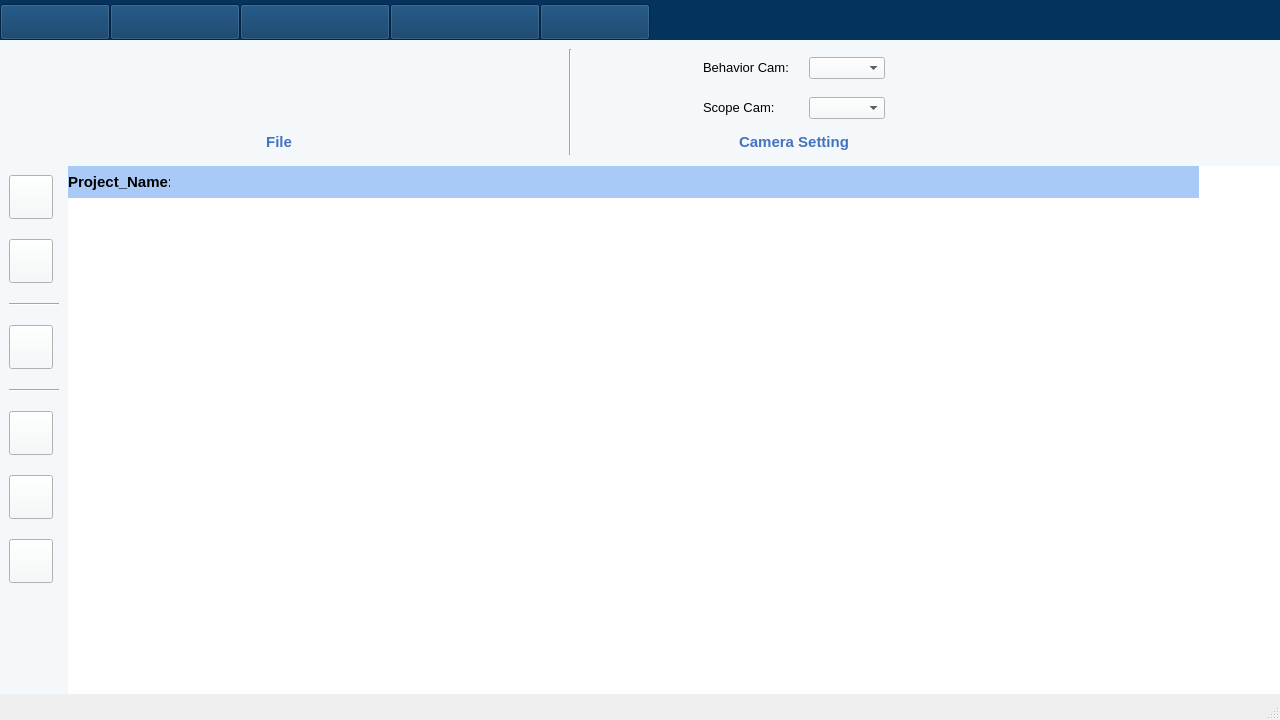
<?xml version="1.0" encoding="UTF-8"?>
<ui version="4.0">
 <class>MainWindow</class>
 <widget class="QMainWindow" name="MainWindow">
  <property name="geometry">
   <rect>
    <x>0</x>
    <y>0</y>
    <width>1280</width>
    <height>720</height>
   </rect>
  </property>
  <property name="minimumSize">
   <size>
    <width>1280</width>
    <height>720</height>
   </size>
  </property>
  <property name="windowTitle">
   <string>MainWindow</string>
  </property>
  <property name="styleSheet">
   <string notr="true">QStatusBar::tab{height:32}
</string>
  </property>
  <property name="tabShape">
   <enum>QTabWidget::Rounded</enum>
  </property>
  <widget class="QWidget" name="centralwidget">
   <property name="minimumSize">
    <size>
     <width>1280</width>
     <height>688</height>
    </size>
   </property>
   <layout class="QGridLayout" name="gridLayout_7">
    <property name="leftMargin">
     <number>0</number>
    </property>
    <property name="topMargin">
     <number>0</number>
    </property>
    <property name="rightMargin">
     <number>0</number>
    </property>
    <property name="bottomMargin">
     <number>0</number>
    </property>
    <property name="spacing">
     <number>0</number>
    </property>
    <item row="0" column="0">
     <layout class="QVBoxLayout" name="verticalLayout">
      <property name="spacing">
       <number>0</number>
      </property>
      <item>
       <widget class="QWidget" name="widget_33" native="true">
        <property name="sizePolicy">
         <sizepolicy hsizetype="Preferred" vsizetype="Fixed">
          <horstretch>0</horstretch>
          <verstretch>0</verstretch>
         </sizepolicy>
        </property>
        <property name="minimumSize">
         <size>
          <width>0</width>
          <height>40</height>
         </size>
        </property>
        <property name="maximumSize">
         <size>
          <width>16777215</width>
          <height>40</height>
         </size>
        </property>
        <property name="font">
         <font/>
        </property>
        <property name="styleSheet">
         <string notr="true">background-color: rgb(4, 51, 94);</string>
        </property>
        <layout class="QGridLayout" name="gridLayout">
         <property name="leftMargin">
          <number>0</number>
         </property>
         <property name="topMargin">
          <number>0</number>
         </property>
         <property name="rightMargin">
          <number>0</number>
         </property>
         <property name="bottomMargin">
          <number>0</number>
         </property>
         <property name="spacing">
          <number>0</number>
         </property>
         <item row="0" column="0">
          <widget class="QWidget" name="widget_36" native="true">
           <property name="font">
            <font/>
           </property>
           <property name="styleSheet">
            <string notr="true">background-color: rgb(4, 51, 94);</string>
           </property>
           <widget class="QPushButton" name="home_button">
            <property name="geometry">
             <rect>
              <x>0</x>
              <y>4</y>
              <width>110</width>
              <height>36</height>
             </rect>
            </property>
            <property name="sizePolicy">
             <sizepolicy hsizetype="Fixed" vsizetype="Fixed">
              <horstretch>0</horstretch>
              <verstretch>0</verstretch>
             </sizepolicy>
            </property>
            <property name="font">
             <font>
              <pointsize>13</pointsize>
              <weight>75</weight>
              <bold>true</bold>
             </font>
            </property>
            <property name="styleSheet">
             <string notr="true">color: rgb(255, 255, 255);</string>
            </property>
            <property name="text">
             <string/>
            </property>
           </widget>
           <widget class="QPushButton" name="offl_button">
            <property name="geometry">
             <rect>
              <x>240</x>
              <y>4</y>
              <width>150</width>
              <height>36</height>
             </rect>
            </property>
            <property name="sizePolicy">
             <sizepolicy hsizetype="Fixed" vsizetype="Fixed">
              <horstretch>0</horstretch>
              <verstretch>0</verstretch>
             </sizepolicy>
            </property>
            <property name="font">
             <font>
              <pointsize>13</pointsize>
              <weight>75</weight>
              <bold>true</bold>
             </font>
            </property>
            <property name="styleSheet">
             <string notr="true">color: rgb(255, 255, 255);</string>
            </property>
            <property name="text">
             <string/>
            </property>
           </widget>
           <widget class="QPushButton" name="onl_button">
            <property name="geometry">
             <rect>
              <x>390</x>
              <y>4</y>
              <width>150</width>
              <height>36</height>
             </rect>
            </property>
            <property name="sizePolicy">
             <sizepolicy hsizetype="Fixed" vsizetype="Fixed">
              <horstretch>0</horstretch>
              <verstretch>0</verstretch>
             </sizepolicy>
            </property>
            <property name="font">
             <font>
              <pointsize>13</pointsize>
              <weight>75</weight>
              <bold>true</bold>
             </font>
            </property>
            <property name="styleSheet">
             <string notr="true">color: rgb(255, 255, 255);</string>
            </property>
            <property name="text">
             <string/>
            </property>
           </widget>
           <widget class="QPushButton" name="daq_button">
            <property name="geometry">
             <rect>
              <x>110</x>
              <y>4</y>
              <width>130</width>
              <height>36</height>
             </rect>
            </property>
            <property name="sizePolicy">
             <sizepolicy hsizetype="Fixed" vsizetype="Fixed">
              <horstretch>0</horstretch>
              <verstretch>0</verstretch>
             </sizepolicy>
            </property>
            <property name="font">
             <font>
              <pointsize>13</pointsize>
              <weight>75</weight>
              <bold>true</bold>
             </font>
            </property>
            <property name="styleSheet">
             <string notr="true">color: rgb(255, 255, 255);</string>
            </property>
            <property name="text">
             <string/>
            </property>
           </widget>
           <widget class="QPushButton" name="dec_button">
            <property name="geometry">
             <rect>
              <x>540</x>
              <y>4</y>
              <width>110</width>
              <height>36</height>
             </rect>
            </property>
            <property name="sizePolicy">
             <sizepolicy hsizetype="Fixed" vsizetype="Fixed">
              <horstretch>0</horstretch>
              <verstretch>0</verstretch>
             </sizepolicy>
            </property>
            <property name="font">
             <font>
              <pointsize>13</pointsize>
              <weight>75</weight>
              <bold>true</bold>
             </font>
            </property>
            <property name="styleSheet">
             <string notr="true">color: rgb(255, 255, 255);</string>
            </property>
            <property name="text">
             <string/>
            </property>
           </widget>
          </widget>
         </item>
        </layout>
       </widget>
      </item>
      <item>
       <widget class="QStackedWidget" name="stackedWidget">
        <property name="minimumSize">
         <size>
          <width>0</width>
          <height>648</height>
         </size>
        </property>
        <property name="font">
         <font/>
        </property>
        <widget class="QWidget" name="Home">
         <layout class="QGridLayout" name="gridLayout_17">
          <property name="leftMargin">
           <number>0</number>
          </property>
          <property name="topMargin">
           <number>0</number>
          </property>
          <property name="rightMargin">
           <number>0</number>
          </property>
          <property name="bottomMargin">
           <number>0</number>
          </property>
          <property name="spacing">
           <number>0</number>
          </property>
          <item row="0" column="0">
           <widget class="QWidget" name="widget_68" native="true">
            <property name="sizePolicy">
             <sizepolicy hsizetype="Preferred" vsizetype="Fixed">
              <horstretch>0</horstretch>
              <verstretch>0</verstretch>
             </sizepolicy>
            </property>
            <property name="minimumSize">
             <size>
              <width>0</width>
              <height>126</height>
             </size>
            </property>
            <property name="maximumSize">
             <size>
              <width>16777215</width>
              <height>126</height>
             </size>
            </property>
            <property name="font">
             <font/>
            </property>
            <property name="styleSheet">
             <string notr="true">background-color: rgb(245, 248, 250);</string>
            </property>
            <layout class="QFormLayout" name="formLayout_3">
             <item row="0" column="0">
              <layout class="QGridLayout" name="gridLayout_8">
               <property name="horizontalSpacing">
                <number>20</number>
               </property>
               <item row="1" column="8">
                <widget class="QComboBox" name="HomeScopeCamList">
                 <property name="sizePolicy">
                  <sizepolicy hsizetype="Fixed" vsizetype="Fixed">
                   <horstretch>0</horstretch>
                   <verstretch>0</verstretch>
                  </sizepolicy>
                 </property>
                 <property name="minimumSize">
                  <size>
                   <width>76</width>
                   <height>22</height>
                  </size>
                 </property>
                 <property name="maximumSize">
                  <size>
                   <width>76</width>
                   <height>22</height>
                  </size>
                 </property>
                 <property name="font">
                  <font/>
                 </property>
                </widget>
               </item>
               <item row="0" column="2" rowspan="2">
                <widget class="QPushButton" name="HomeSaveButton">
                 <property name="sizePolicy">
                  <sizepolicy hsizetype="Fixed" vsizetype="Fixed">
                   <horstretch>0</horstretch>
                   <verstretch>0</verstretch>
                  </sizepolicy>
                 </property>
                 <property name="minimumSize">
                  <size>
                   <width>92</width>
                   <height>74</height>
                  </size>
                 </property>
                 <property name="maximumSize">
                  <size>
                   <width>92</width>
                   <height>74</height>
                  </size>
                 </property>
                 <property name="font">
                  <font/>
                 </property>
                 <property name="styleSheet">
                  <string notr="true">#HomeSaveButton{
background-color: transparent; 
border-image: url(:/home/Asset 3.png);
background:none;
border:none;
background-repeat:none;
}
#HomeSaveButton:pressed
{
border-image:url(:/home/Asset 3_pre.png);
background-repeat: no-repeat;
}
</string>
                 </property>
                 <property name="text">
                  <string/>
                 </property>
                </widget>
               </item>
               <item row="0" column="1" rowspan="2">
                <widget class="QPushButton" name="HomeLoadButton">
                 <property name="sizePolicy">
                  <sizepolicy hsizetype="Fixed" vsizetype="Fixed">
                   <horstretch>0</horstretch>
                   <verstretch>0</verstretch>
                  </sizepolicy>
                 </property>
                 <property name="minimumSize">
                  <size>
                   <width>92</width>
                   <height>74</height>
                  </size>
                 </property>
                 <property name="maximumSize">
                  <size>
                   <width>92</width>
                   <height>74</height>
                  </size>
                 </property>
                 <property name="font">
                  <font/>
                 </property>
                 <property name="styleSheet">
                  <string notr="true">#HomeLoadButton{
background-color: transparent; 
border-image: url(:/home/Asset 2.png);
background:none;
border:none;
background-repeat:none;
}
#HomeLoadButton:pressed
{
border-image:url(:/home/Asset 2_pre.png);
background-repeat: no-repeat;
}
</string>
                 </property>
                 <property name="text">
                  <string/>
                 </property>
                </widget>
               </item>
               <item row="2" column="1" colspan="3">
                <widget class="QLabel" name="label_24">
                 <property name="font">
                  <font>
                   <pointsize>11</pointsize>
                   <weight>75</weight>
                   <bold>true</bold>
                  </font>
                 </property>
                 <property name="styleSheet">
                  <string notr="true">color: rgb(67, 114, 193);</string>
                 </property>
                 <property name="text">
                  <string>File</string>
                 </property>
                 <property name="alignment">
                  <set>Qt::AlignCenter</set>
                 </property>
                </widget>
               </item>
               <item row="0" column="6" rowspan="2">
                <widget class="QPushButton" name="HomeCamScanButton">
                 <property name="sizePolicy">
                  <sizepolicy hsizetype="Fixed" vsizetype="Fixed">
                   <horstretch>0</horstretch>
                   <verstretch>0</verstretch>
                  </sizepolicy>
                 </property>
                 <property name="minimumSize">
                  <size>
                   <width>92</width>
                   <height>74</height>
                  </size>
                 </property>
                 <property name="maximumSize">
                  <size>
                   <width>92</width>
                   <height>74</height>
                  </size>
                 </property>
                 <property name="font">
                  <font/>
                 </property>
                 <property name="styleSheet">
                  <string notr="true">#HomeCamScanButton{
background-color: transparent; 
border-image: url(:/home/CamScan.png);
background:none;
border:none;
background-repeat:none;
}
#HomeCamScanButton:pressed
{
border-image:url(:/home/CamScan_pre.png);
background-repeat: no-repeat;
}</string>
                 </property>
                 <property name="text">
                  <string/>
                 </property>
                </widget>
               </item>
               <item row="0" column="0" rowspan="2">
                <widget class="QPushButton" name="HomeNewButton">
                 <property name="sizePolicy">
                  <sizepolicy hsizetype="Fixed" vsizetype="Fixed">
                   <horstretch>0</horstretch>
                   <verstretch>0</verstretch>
                  </sizepolicy>
                 </property>
                 <property name="minimumSize">
                  <size>
                   <width>92</width>
                   <height>74</height>
                  </size>
                 </property>
                 <property name="maximumSize">
                  <size>
                   <width>92</width>
                   <height>74</height>
                  </size>
                 </property>
                 <property name="font">
                  <font/>
                 </property>
                 <property name="styleSheet">
                  <string notr="true">#HomeNewButton{
background-color: transparent; 
border-image: url(:/home/Asset 1.png);
background:none;
border:none;
background-repeat:none;
}
#HomeNewButton:pressed
{
border-image:url(:/home/Asset 1_pre.png);
background-repeat: no-repeat;
}

</string>
                 </property>
                 <property name="text">
                  <string/>
                 </property>
                </widget>
               </item>
               <item row="0" column="3" rowspan="2">
                <widget class="QPushButton" name="HomeReFileButton">
                 <property name="sizePolicy">
                  <sizepolicy hsizetype="Fixed" vsizetype="Fixed">
                   <horstretch>0</horstretch>
                   <verstretch>0</verstretch>
                  </sizepolicy>
                 </property>
                 <property name="minimumSize">
                  <size>
                   <width>92</width>
                   <height>74</height>
                  </size>
                 </property>
                 <property name="maximumSize">
                  <size>
                   <width>92</width>
                   <height>74</height>
                  </size>
                 </property>
                 <property name="font">
                  <font/>
                 </property>
                 <property name="styleSheet">
                  <string notr="true">#HomeReFileButton{
background-color: transparent; 
border-image: url(:/home/Asset 4.png);
background:none;
border:none;
background-repeat:none;
}
#HomeReFileButton:pressed
{
border-image:url(:/home/Asset 4_pre.png);
background-repeat: no-repeat;
}</string>
                 </property>
                 <property name="text">
                  <string/>
                 </property>
                </widget>
               </item>
               <item row="0" column="5" rowspan="3">
                <widget class="Line" name="line_5">
                 <property name="sizePolicy">
                  <sizepolicy hsizetype="Fixed" vsizetype="Fixed">
                   <horstretch>0</horstretch>
                   <verstretch>0</verstretch>
                  </sizepolicy>
                 </property>
                 <property name="minimumSize">
                  <size>
                   <width>2</width>
                   <height>106</height>
                  </size>
                 </property>
                 <property name="maximumSize">
                  <size>
                   <width>2</width>
                   <height>106</height>
                  </size>
                 </property>
                 <property name="font">
                  <font/>
                 </property>
                 <property name="orientation">
                  <enum>Qt::Vertical</enum>
                 </property>
                </widget>
               </item>
               <item row="0" column="7">
                <widget class="QLabel" name="label_179">
                 <property name="sizePolicy">
                  <sizepolicy hsizetype="Fixed" vsizetype="Fixed">
                   <horstretch>0</horstretch>
                   <verstretch>0</verstretch>
                  </sizepolicy>
                 </property>
                 <property name="font">
                  <font>
                   <pointsize>10</pointsize>
                  </font>
                 </property>
                 <property name="text">
                  <string>Behavior Cam:</string>
                 </property>
                 <property name="alignment">
                  <set>Qt::AlignLeading|Qt::AlignLeft|Qt::AlignVCenter</set>
                 </property>
                </widget>
               </item>
               <item row="0" column="4" rowspan="2">
                <widget class="QPushButton" name="HomeOptionButton">
                 <property name="sizePolicy">
                  <sizepolicy hsizetype="Fixed" vsizetype="Fixed">
                   <horstretch>0</horstretch>
                   <verstretch>0</verstretch>
                  </sizepolicy>
                 </property>
                 <property name="minimumSize">
                  <size>
                   <width>92</width>
                   <height>74</height>
                  </size>
                 </property>
                 <property name="maximumSize">
                  <size>
                   <width>92</width>
                   <height>74</height>
                  </size>
                 </property>
                 <property name="font">
                  <font/>
                 </property>
                 <property name="styleSheet">
                  <string notr="true">#HomeOptionButton{
background-color: transparent; 
border-image: url(:/home/home_option.png);
background:none;
border:none;
background-repeat:none;
}
#HomeOptionButton:pressed
{
border-image:url(:/home/home_option_pre.png);
background-repeat: no-repeat;
}

</string>
                 </property>
                 <property name="text">
                  <string/>
                 </property>
                </widget>
               </item>
               <item row="1" column="7">
                <widget class="QLabel" name="label_180">
                 <property name="sizePolicy">
                  <sizepolicy hsizetype="Fixed" vsizetype="Fixed">
                   <horstretch>0</horstretch>
                   <verstretch>0</verstretch>
                  </sizepolicy>
                 </property>
                 <property name="font">
                  <font>
                   <pointsize>10</pointsize>
                  </font>
                 </property>
                 <property name="text">
                  <string>Scope Cam:</string>
                 </property>
                 <property name="alignment">
                  <set>Qt::AlignLeading|Qt::AlignLeft|Qt::AlignVCenter</set>
                 </property>
                </widget>
               </item>
               <item row="0" column="8">
                <widget class="QComboBox" name="HomeBehCamList">
                 <property name="sizePolicy">
                  <sizepolicy hsizetype="Fixed" vsizetype="Fixed">
                   <horstretch>0</horstretch>
                   <verstretch>0</verstretch>
                  </sizepolicy>
                 </property>
                 <property name="minimumSize">
                  <size>
                   <width>76</width>
                   <height>22</height>
                  </size>
                 </property>
                 <property name="maximumSize">
                  <size>
                   <width>76</width>
                   <height>22</height>
                  </size>
                 </property>
                 <property name="font">
                  <font/>
                 </property>
                </widget>
               </item>
               <item row="2" column="7" colspan="2">
                <widget class="QLabel" name="label_29">
                 <property name="font">
                  <font>
                   <pointsize>11</pointsize>
                   <weight>75</weight>
                   <bold>true</bold>
                  </font>
                 </property>
                 <property name="styleSheet">
                  <string notr="true">color: rgb(67, 114, 193);</string>
                 </property>
                 <property name="text">
                  <string>Camera Setting</string>
                 </property>
                 <property name="alignment">
                  <set>Qt::AlignCenter</set>
                 </property>
                </widget>
               </item>
              </layout>
             </item>
            </layout>
           </widget>
          </item>
          <item row="1" column="0">
           <layout class="QHBoxLayout" name="horizontalLayout">
            <property name="spacing">
             <number>0</number>
            </property>
            <item>
             <widget class="QWidget" name="widget_88" native="true">
              <property name="sizePolicy">
               <sizepolicy hsizetype="Fixed" vsizetype="Preferred">
                <horstretch>0</horstretch>
                <verstretch>0</verstretch>
               </sizepolicy>
              </property>
              <property name="minimumSize">
               <size>
                <width>62</width>
                <height>0</height>
               </size>
              </property>
              <property name="baseSize">
               <size>
                <width>0</width>
                <height>881</height>
               </size>
              </property>
              <property name="font">
               <font/>
              </property>
              <property name="styleSheet">
               <string notr="true">background-color: rgb(245, 248, 250);</string>
              </property>
              <layout class="QFormLayout" name="formLayout_5">
               <item row="0" column="0">
                <layout class="QGridLayout" name="gridLayout_13">
                 <property name="verticalSpacing">
                  <number>20</number>
                 </property>
                 <item row="0" column="0">
                  <widget class="QPushButton" name="HomeBehCamPanelButton">
                   <property name="sizePolicy">
                    <sizepolicy hsizetype="Fixed" vsizetype="Fixed">
                     <horstretch>0</horstretch>
                     <verstretch>0</verstretch>
                    </sizepolicy>
                   </property>
                   <property name="minimumSize">
                    <size>
                     <width>44</width>
                     <height>44</height>
                    </size>
                   </property>
                   <property name="maximumSize">
                    <size>
                     <width>44</width>
                     <height>44</height>
                    </size>
                   </property>
                   <property name="font">
                    <font/>
                   </property>
                   <property name="styleSheet">
                    <string notr="true">border-image: url(:/sidebar/Asset 6.png);</string>
                   </property>
                   <property name="text">
                    <string/>
                   </property>
                  </widget>
                 </item>
                 <item row="1" column="0">
                  <widget class="QPushButton" name="HomeScopeCamPanelButton">
                   <property name="sizePolicy">
                    <sizepolicy hsizetype="Fixed" vsizetype="Fixed">
                     <horstretch>0</horstretch>
                     <verstretch>0</verstretch>
                    </sizepolicy>
                   </property>
                   <property name="minimumSize">
                    <size>
                     <width>44</width>
                     <height>44</height>
                    </size>
                   </property>
                   <property name="maximumSize">
                    <size>
                     <width>44</width>
                     <height>44</height>
                    </size>
                   </property>
                   <property name="font">
                    <font/>
                   </property>
                   <property name="styleSheet">
                    <string notr="true">border-image: url(:/sidebar/Asset 8.png);</string>
                   </property>
                   <property name="text">
                    <string/>
                   </property>
                  </widget>
                 </item>
                 <item row="2" column="0">
                  <widget class="Line" name="line_9">
                   <property name="sizePolicy">
                    <sizepolicy hsizetype="Fixed" vsizetype="Fixed">
                     <horstretch>0</horstretch>
                     <verstretch>0</verstretch>
                    </sizepolicy>
                   </property>
                   <property name="minimumSize">
                    <size>
                     <width>50</width>
                     <height>2</height>
                    </size>
                   </property>
                   <property name="maximumSize">
                    <size>
                     <width>50</width>
                     <height>2</height>
                    </size>
                   </property>
                   <property name="font">
                    <font/>
                   </property>
                   <property name="orientation">
                    <enum>Qt::Horizontal</enum>
                   </property>
                  </widget>
                 </item>
                 <item row="3" column="0">
                  <widget class="QPushButton" name="HomeLeverPanelButton">
                   <property name="sizePolicy">
                    <sizepolicy hsizetype="Fixed" vsizetype="Fixed">
                     <horstretch>0</horstretch>
                     <verstretch>0</verstretch>
                    </sizepolicy>
                   </property>
                   <property name="minimumSize">
                    <size>
                     <width>44</width>
                     <height>44</height>
                    </size>
                   </property>
                   <property name="maximumSize">
                    <size>
                     <width>44</width>
                     <height>44</height>
                    </size>
                   </property>
                   <property name="font">
                    <font/>
                   </property>
                   <property name="styleSheet">
                    <string notr="true">border-image: url(:/sidebar/Asset 9.png);</string>
                   </property>
                   <property name="text">
                    <string/>
                   </property>
                  </widget>
                 </item>
                 <item row="4" column="0">
                  <widget class="Line" name="line_10">
                   <property name="sizePolicy">
                    <sizepolicy hsizetype="Fixed" vsizetype="Fixed">
                     <horstretch>0</horstretch>
                     <verstretch>0</verstretch>
                    </sizepolicy>
                   </property>
                   <property name="minimumSize">
                    <size>
                     <width>50</width>
                     <height>2</height>
                    </size>
                   </property>
                   <property name="maximumSize">
                    <size>
                     <width>50</width>
                     <height>2</height>
                    </size>
                   </property>
                   <property name="font">
                    <font/>
                   </property>
                   <property name="orientation">
                    <enum>Qt::Horizontal</enum>
                   </property>
                  </widget>
                 </item>
                 <item row="5" column="0">
                  <widget class="QPushButton" name="HomeLayoutOneButton">
                   <property name="sizePolicy">
                    <sizepolicy hsizetype="Fixed" vsizetype="Fixed">
                     <horstretch>0</horstretch>
                     <verstretch>0</verstretch>
                    </sizepolicy>
                   </property>
                   <property name="minimumSize">
                    <size>
                     <width>44</width>
                     <height>44</height>
                    </size>
                   </property>
                   <property name="maximumSize">
                    <size>
                     <width>44</width>
                     <height>44</height>
                    </size>
                   </property>
                   <property name="font">
                    <font/>
                   </property>
                   <property name="styleSheet">
                    <string notr="true">border-image: url(:/sidebar/Asset 10.png);</string>
                   </property>
                   <property name="text">
                    <string/>
                   </property>
                  </widget>
                 </item>
                 <item row="6" column="0">
                  <widget class="QPushButton" name="HomeLayoutTwoButton">
                   <property name="sizePolicy">
                    <sizepolicy hsizetype="Fixed" vsizetype="Fixed">
                     <horstretch>0</horstretch>
                     <verstretch>0</verstretch>
                    </sizepolicy>
                   </property>
                   <property name="minimumSize">
                    <size>
                     <width>44</width>
                     <height>44</height>
                    </size>
                   </property>
                   <property name="maximumSize">
                    <size>
                     <width>44</width>
                     <height>44</height>
                    </size>
                   </property>
                   <property name="font">
                    <font/>
                   </property>
                   <property name="styleSheet">
                    <string notr="true">border-image: url(:/sidebar/Asset 11.png);</string>
                   </property>
                   <property name="text">
                    <string/>
                   </property>
                  </widget>
                 </item>
                 <item row="7" column="0">
                  <widget class="QPushButton" name="HomeLayoutThreeButton">
                   <property name="sizePolicy">
                    <sizepolicy hsizetype="Fixed" vsizetype="Fixed">
                     <horstretch>0</horstretch>
                     <verstretch>0</verstretch>
                    </sizepolicy>
                   </property>
                   <property name="minimumSize">
                    <size>
                     <width>44</width>
                     <height>44</height>
                    </size>
                   </property>
                   <property name="maximumSize">
                    <size>
                     <width>44</width>
                     <height>44</height>
                    </size>
                   </property>
                   <property name="font">
                    <font/>
                   </property>
                   <property name="styleSheet">
                    <string notr="true">border-image: url(:/sidebar/Asset 12.png);</string>
                   </property>
                   <property name="text">
                    <string/>
                   </property>
                  </widget>
                 </item>
                </layout>
               </item>
              </layout>
             </widget>
            </item>
            <item>
             <widget class="QWidget" name="widget_89" native="true">
              <property name="sizePolicy">
               <sizepolicy hsizetype="Expanding" vsizetype="Expanding">
                <horstretch>0</horstretch>
                <verstretch>0</verstretch>
               </sizepolicy>
              </property>
              <property name="font">
               <font/>
              </property>
              <property name="styleSheet">
               <string notr="true">background-color: rgb(255, 255, 255);
border-color: rgb(0, 0, 0);</string>
              </property>
              <widget class="QWidget" name="widget_90" native="true">
               <property name="geometry">
                <rect>
                 <x>0</x>
                 <y>0</y>
                 <width>1131</width>
                 <height>32</height>
                </rect>
               </property>
               <property name="sizePolicy">
                <sizepolicy hsizetype="Preferred" vsizetype="Fixed">
                 <horstretch>100</horstretch>
                 <verstretch>0</verstretch>
                </sizepolicy>
               </property>
               <property name="minimumSize">
                <size>
                 <width>0</width>
                 <height>32</height>
                </size>
               </property>
               <property name="maximumSize">
                <size>
                 <width>1131</width>
                 <height>32</height>
                </size>
               </property>
               <property name="font">
                <font/>
               </property>
               <property name="styleSheet">
                <string notr="true">background-color: rgb(169, 202, 247);</string>
               </property>
               <layout class="QGridLayout" name="gridLayout_14">
                <property name="topMargin">
                 <number>0</number>
                </property>
                <property name="bottomMargin">
                 <number>0</number>
                </property>
                <item row="0" column="0">
                 <widget class="QLabel" name="homePJtitle_2">
                  <property name="sizePolicy">
                   <sizepolicy hsizetype="Preferred" vsizetype="Preferred">
                    <horstretch>1</horstretch>
                    <verstretch>0</verstretch>
                   </sizepolicy>
                  </property>
                  <property name="minimumSize">
                   <size>
                    <width>100</width>
                    <height>0</height>
                   </size>
                  </property>
                  <property name="font">
                   <font>
                    <pointsize>11</pointsize>
                    <weight>75</weight>
                    <bold>true</bold>
                   </font>
                  </property>
                  <property name="text">
                   <string>Project_Name: </string>
                  </property>
                 </widget>
                </item>
                <item row="0" column="1">
                 <widget class="QLabel" name="homePJtitle">
                  <property name="sizePolicy">
                   <sizepolicy hsizetype="Expanding" vsizetype="Preferred">
                    <horstretch>10</horstretch>
                    <verstretch>0</verstretch>
                   </sizepolicy>
                  </property>
                  <property name="font">
                   <font>
                    <pointsize>11</pointsize>
                    <weight>75</weight>
                    <bold>true</bold>
                   </font>
                  </property>
                  <property name="text">
                   <string/>
                  </property>
                 </widget>
                </item>
               </layout>
              </widget>
              <widget class="QScrollArea" name="homePJinfo">
               <property name="geometry">
                <rect>
                 <x>20</x>
                 <y>60</y>
                 <width>1131</width>
                 <height>131</height>
                </rect>
               </property>
               <property name="font">
                <font/>
               </property>
               <property name="layoutDirection">
                <enum>Qt::LeftToRight</enum>
               </property>
               <property name="frameShape">
                <enum>QFrame::NoFrame</enum>
               </property>
               <property name="widgetResizable">
                <bool>true</bool>
               </property>
               <property name="alignment">
                <set>Qt::AlignLeading|Qt::AlignLeft|Qt::AlignTop</set>
               </property>
               <widget class="QWidget" name="scrollAreaWidgetContents">
                <property name="geometry">
                 <rect>
                  <x>0</x>
                  <y>0</y>
                  <width>1131</width>
                  <height>131</height>
                 </rect>
                </property>
               </widget>
              </widget>
             </widget>
            </item>
           </layout>
          </item>
         </layout>
        </widget>
       </widget>
      </item>
     </layout>
    </item>
   </layout>
  </widget>
  <widget class="QStatusBar" name="statusbar">
   <property name="sizePolicy">
    <sizepolicy hsizetype="Preferred" vsizetype="Fixed">
     <horstretch>0</horstretch>
     <verstretch>0</verstretch>
    </sizepolicy>
   </property>
   <property name="minimumSize">
    <size>
     <width>0</width>
     <height>26</height>
    </size>
   </property>
  </widget>
 </widget>
 <resources>
  <include location="150ppi/iconlist.qrc"/>
 </resources>
 <connections/>
</ui>
